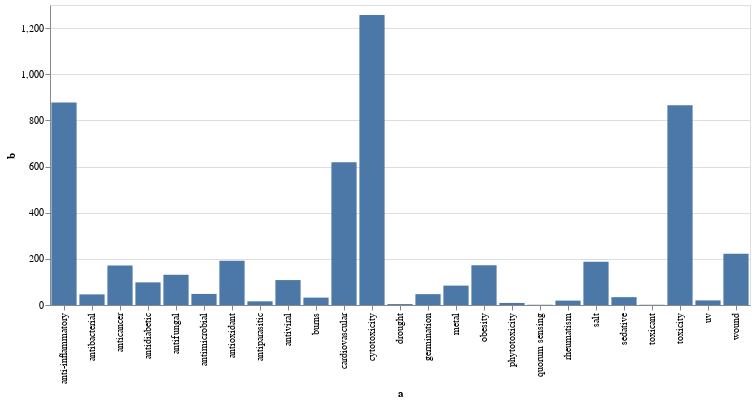

The code cell stored with this chart in its notebook:
### Code cell
min_value = min(source.b)
max_value = max(source.b)

slider = alt.binding_range(min=min_value, max=max_value, step=10)
slider_test = alt.selection_single(name="slider", fields=['cutoff'],
                                   bind=slider, init={'cutoff': max_value})

slider2 = alt.binding_range(min=0, max=max_value, step=10)
slider_test2 = alt.selection_single(name="slider2", fields=['cutoff'],
                                   bind=slider, init={'cutoff': min_value})

vbar_test = alt.Chart(source).mark_bar().encode(
    x='a',
    y='b',
).properties(
    width=700
).add_selection(
).configure_facet(
    spacing=8
).add_selection(slider_test, slider_test2).transform_filter(
    'datum.b < slider.cutoff[0] &&'
    'datum.b > slider2.cutoff[0]'
)

vbar_test

### Figure 1 — Vega-Lite specification as saved in the notebook (floating-point values rounded to 4 significant figures)
{"config": {"view": {"continuousWidth": 400, "continuousHeight": 300}, "facet": {"spacing": 8}}, "data": {"name": "data-b9620a86f734a7de1aedec8a6c4255d2"}, "mark": "bar", "encoding": {"x": {"field": "a", "type": "nominal"}, "y": {"field": "b", "type": "quantitative"}}, "selection": {"slider": {"type": "single", "fields": ["cutoff"], "bind": {"input": "range", "max": 1630, "min": 0, "step": 10}, "init": {"cutoff": 1630}}, "slider2": {"type": "single", "fields": ["cutoff"], "bind": {"input": "range", "max": 1630, "min": 0, "step": 10}, "init": {"cutoff": 0}}}, "transform": [{"filter": "datum.b < slider.cutoff[0] &&datum.b > slider2.cutoff[0]"}], "width": 700, "$schema": "https://vega.github.io/schema/vega-lite/v4.17.0.json", "datasets": {"data-b9620a86f734a7de1aedec8a6c4255d2": [{"a": "antioxidant", "b": 192, "test": 192}, {"a": "drought", "b": 4, "test": 4}, {"a": "metal", "b": 84, "test": 84}, {"a": "salt", "b": 187, "test": 187}, {"a": "uv", "b": 20, "test": 20}, {"a": "antifeedant", "b": 0, "test": 0}, {"a": "arbuscula", "b": 0, "test": 0}, {"a": "attractant", "b": 0, "test": 0}, {"a": "germination", "b": 47, "test": 47}, {"a": "herbicidal", "b": 0, "test": 0}, {"a": "hppd", "b": 0, "test": 0}, {"a": "hyphal", "b": 0, "test": 0}, {"a": "phytotoxicity", "b": 9, "test": 9}, {"a": "quorum sensing", "b": 1, "test": 1}, {"a": "repulsive", "b": 0, "test": 0}, {"a": "toxicant", "b": 1, "test": 1}, {"a": "anti-inflammatory", "b": 878, "test": 878}, {"a": "antibacterial", "b": 46, "test": 46}, {"a": "anticancer", "b": 171, "test": 171}, {"a": "antidiabetic", "b": 98, "test": 98}, {"a": "antifungal", "b": 131, "test": 131}, {"a": "antimicrobial", "b": 48, "test": 48}, {"a": "antiparasitic", "b": 16, "test": 16}, {"a": "antiviral", "b": 108, "test": 108}, {"a": "arthritis", "b": 1630, "test": 1630}, {"a": "burns", "b": 32, "test": 32}, {"a": "cardiovascular", "b": 619, "test": 619}, {"a": "cytotoxicity", "b": 1257, "test": 1257}, {"a": "obesity", "b": 172, "test": 172}, {"a": "rheumatism", "b": 19, "test": 19}, {"a": "sedative", "b": 34, "test": 34}, {"a": "wound", "b": 222, "test": 222}, {"a": "toxicity", "b": 866, "test": 866}]}}
